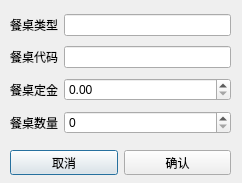
<?xml version="1.0" encoding="UTF-8"?>
<ui version="4.0">
 <class>TableMgr_Modify</class>
 <widget class="QDialog" name="TableMgr_Modify">
  <property name="geometry">
   <rect>
    <x>0</x>
    <y>0</y>
    <width>242</width>
    <height>183</height>
   </rect>
  </property>
  <property name="windowTitle">
   <string>TableMgr_Modify</string>
  </property>
  <widget class="QWidget" name="layoutWidget">
   <property name="geometry">
    <rect>
     <x>10</x>
     <y>10</y>
     <width>221</width>
     <height>131</height>
    </rect>
   </property>
   <layout class="QGridLayout" name="gridLayout">
    <item row="0" column="0">
     <widget class="QLabel" name="label">
      <property name="text">
       <string>餐桌类型</string>
      </property>
     </widget>
    </item>
    <item row="0" column="1">
     <widget class="QLineEdit" name="tableTypeEdit"/>
    </item>
    <item row="1" column="0">
     <widget class="QLabel" name="label_2">
      <property name="text">
       <string>餐桌代码</string>
      </property>
     </widget>
    </item>
    <item row="1" column="1">
     <widget class="QLineEdit" name="tableCodeEdit"/>
    </item>
    <item row="2" column="0">
     <widget class="QLabel" name="label_3">
      <property name="text">
       <string>餐桌定金</string>
      </property>
     </widget>
    </item>
    <item row="2" column="1">
     <widget class="QDoubleSpinBox" name="depositSpinBox"/>
    </item>
    <item row="3" column="0">
     <widget class="QLabel" name="label_4">
      <property name="text">
       <string>餐桌数量</string>
      </property>
     </widget>
    </item>
    <item row="3" column="1">
     <widget class="QSpinBox" name="numberSpinBox"/>
    </item>
   </layout>
  </widget>
  <widget class="QWidget" name="layoutWidget">
   <property name="geometry">
    <rect>
     <x>10</x>
     <y>150</y>
     <width>221</width>
     <height>25</height>
    </rect>
   </property>
   <layout class="QHBoxLayout" name="horizontalLayout">
    <item>
     <widget class="QPushButton" name="btnCancel">
      <property name="text">
       <string>取消</string>
      </property>
     </widget>
    </item>
    <item>
     <widget class="QPushButton" name="btnConfirm">
      <property name="text">
       <string>确认</string>
      </property>
     </widget>
    </item>
   </layout>
  </widget>
 </widget>
 <resources/>
 <connections/>
</ui>
